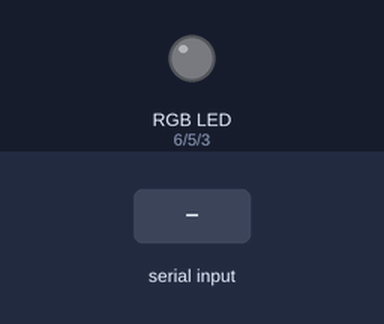
Simulated run of this sketch. Board: Arduino Uno, built with avr-gcc and run on an emulated ATmega328P. Shown: an RGB LED mixed from three pins (HIGH = lit). The test bench sets the inputs (shaded band).

Above: at 1.2 s.
1.3 s: byte 30 received over Serial
At 1.6 s:
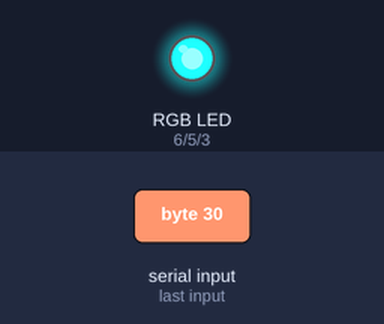
2.8 s: byte 90 received over Serial
At 3.9 s:
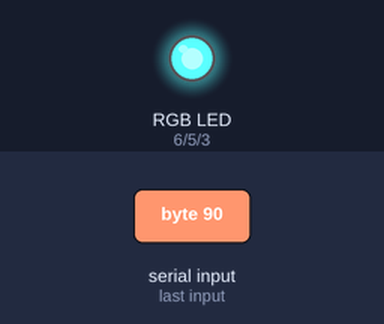
Timing chart, 0 to 5.8 s (numbered marks = the images above; inputs shaded):
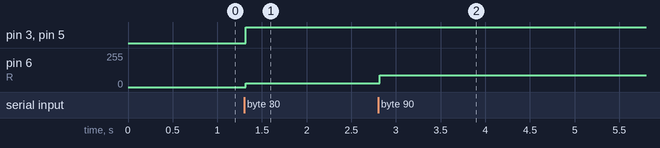

Measured:
- after the input at 1.3 s, pin 3 (B), pin 5 (G): LOW → HIGH at once; pin 6 (R): 0/255 → 30/255 at once
- after the input at 2.8 s, pin 6 (R): 30/255 → 90/255 at once

The sketch:

LedBacklightTest.ino
```cpp
const int B = 3;
const int G = 5;
const int R = 6;
int RIntens;
int GIntens;
int BIntens;
void setup() {
  Serial.begin(9600);
  pinMode(R, OUTPUT);
  pinMode(G, OUTPUT);
  pinMode(B, OUTPUT);
}

void loop() {
  if (Serial.available() > 0) {
    RIntens = Serial.read();
    delay(5);
    GIntens = Serial.read();
    delay(5);
    BIntens = Serial.read();
    delay(5);

    }
  analogWrite(R, RIntens);
  analogWrite(G, GIntens);
  analogWrite(B, BIntens);

  }
```
